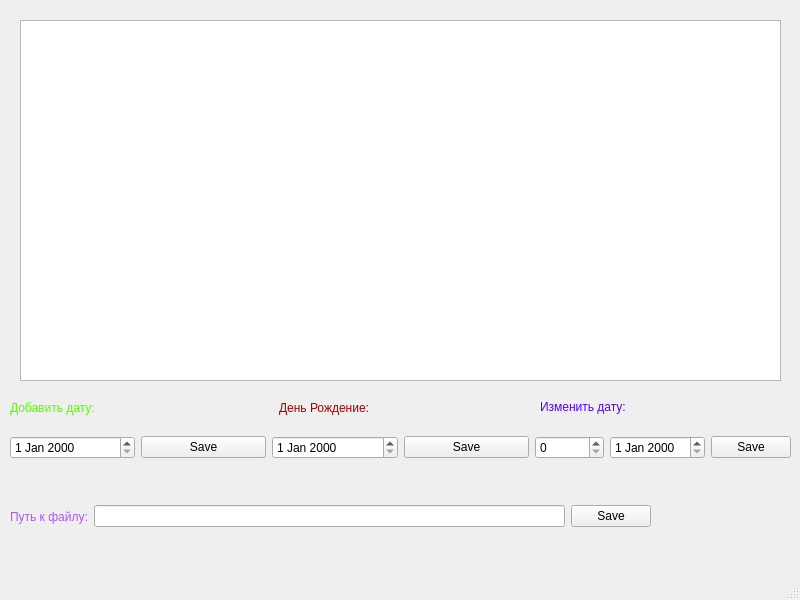
<?xml version="1.0" encoding="UTF-8"?>
<ui version="4.0">
 <class>MainWindow</class>
 <widget class="QMainWindow" name="MainWindow">
  <property name="geometry">
   <rect>
    <x>0</x>
    <y>0</y>
    <width>800</width>
    <height>600</height>
   </rect>
  </property>
  <property name="windowTitle">
   <string>Date</string>
  </property>
  <widget class="QWidget" name="centralwidget">
   <widget class="QTableView" name="InfoTable">
    <property name="geometry">
     <rect>
      <x>20</x>
      <y>20</y>
      <width>761</width>
      <height>361</height>
     </rect>
    </property>
   </widget>
   <widget class="QLabel" name="label_4">
    <property name="geometry">
     <rect>
      <x>540</x>
      <y>390</y>
      <width>170</width>
      <height>33</height>
     </rect>
    </property>
    <property name="styleSheet">
     <string notr="true">font: 700 14pt &quot;Segoe UI&quot;;
color: rgb(85, 0, 255);</string>
    </property>
    <property name="text">
     <string>Изменить дату:</string>
    </property>
   </widget>
   <widget class="QWidget" name="layoutWidget">
    <property name="geometry">
     <rect>
      <x>10</x>
      <y>390</y>
      <width>531</width>
      <height>35</height>
     </rect>
    </property>
    <layout class="QHBoxLayout" name="horizontalLayout_5">
     <item>
      <layout class="QHBoxLayout" name="horizontalLayout_3">
       <item>
        <widget class="QLabel" name="label_2">
         <property name="styleSheet">
          <string notr="true">font: 700 14pt &quot;Segoe UI&quot;;
color: rgb(85, 255, 0);</string>
         </property>
         <property name="text">
          <string>Добавить дату:</string>
         </property>
        </widget>
       </item>
       <item>
        <widget class="QLabel" name="label_3">
         <property name="styleSheet">
          <string notr="true">font: 700 14pt &quot;Segoe UI&quot;;
color: rgb(170, 0, 0);</string>
         </property>
         <property name="text">
          <string>День Рождение:</string>
         </property>
        </widget>
       </item>
      </layout>
     </item>
    </layout>
   </widget>
   <widget class="QWidget" name="layoutWidget">
    <property name="geometry">
     <rect>
      <x>10</x>
      <y>500</y>
      <width>641</width>
      <height>33</height>
     </rect>
    </property>
    <layout class="QHBoxLayout" name="horizontalLayout">
     <item>
      <widget class="QLabel" name="label">
       <property name="styleSheet">
        <string notr="true">font: 700 14pt &quot;Segoe UI&quot;;
color: rgb(170, 85, 255);</string>
       </property>
       <property name="text">
        <string>Путь к файлу:</string>
       </property>
      </widget>
     </item>
     <item>
      <widget class="QLineEdit" name="FileWay"/>
     </item>
     <item>
      <widget class="QPushButton" name="SaveFileWay">
       <property name="text">
        <string>Save</string>
       </property>
      </widget>
     </item>
    </layout>
   </widget>
   <widget class="QWidget" name="layoutWidget">
    <property name="geometry">
     <rect>
      <x>10</x>
      <y>430</y>
      <width>781</width>
      <height>35</height>
     </rect>
    </property>
    <layout class="QHBoxLayout" name="horizontalLayout_8">
     <item>
      <layout class="QHBoxLayout" name="horizontalLayout_2">
       <item>
        <widget class="QDateEdit" name="SpinNewDate"/>
       </item>
       <item>
        <widget class="QPushButton" name="SaveNewDate">
         <property name="text">
          <string>Save</string>
         </property>
        </widget>
       </item>
      </layout>
     </item>
     <item>
      <layout class="QHBoxLayout" name="horizontalLayout_4">
       <item>
        <widget class="QDateEdit" name="SpinBirthDay"/>
       </item>
       <item>
        <widget class="QPushButton" name="SaveBirthdayDate">
         <property name="text">
          <string>Save</string>
         </property>
        </widget>
       </item>
      </layout>
     </item>
     <item>
      <layout class="QHBoxLayout" name="horizontalLayout_7">
       <item>
        <widget class="QSpinBox" name="NumPosDate"/>
       </item>
       <item>
        <layout class="QHBoxLayout" name="horizontalLayout_6">
         <item>
          <widget class="QDateEdit" name="EditDay"/>
         </item>
         <item>
          <widget class="QPushButton" name="SaveEditDate">
           <property name="text">
            <string>Save</string>
           </property>
          </widget>
         </item>
        </layout>
       </item>
      </layout>
     </item>
    </layout>
   </widget>
  </widget>
  <widget class="QMenuBar" name="menubar">
   <property name="geometry">
    <rect>
     <x>0</x>
     <y>0</y>
     <width>800</width>
     <height>26</height>
    </rect>
   </property>
  </widget>
  <widget class="QStatusBar" name="statusbar"/>
 </widget>
 <resources/>
 <connections/>
</ui>
